Frame 1 (no input): blank canvas, image omitted
Frame 60 (the mouse pressed at the canvas centre just before this capture): blank canvas, image omitted
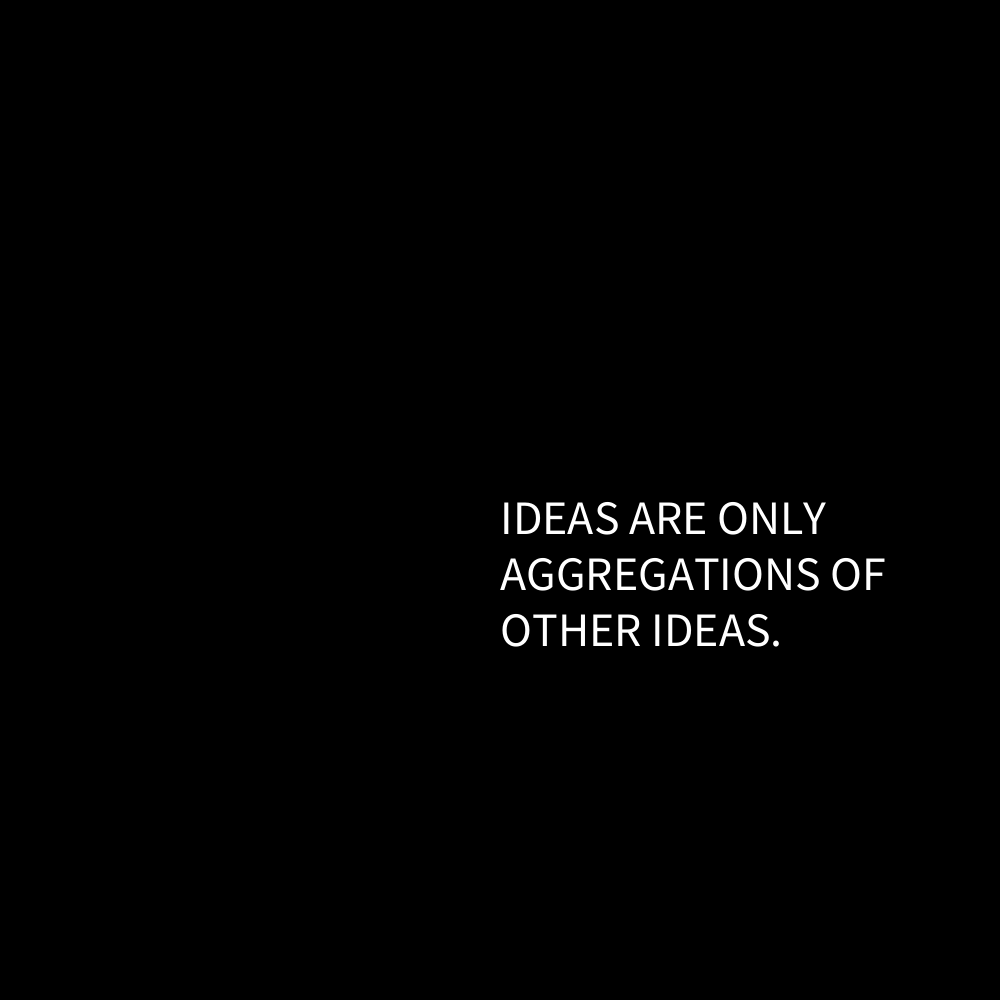
Frame 120 (the mouse held since frame 60 and released just before this capture)

The Processing sketch whose frames 1 and 60 were blank and that drew this single picture after the mouse press (run headless with seeded random() and noise(); from frame 60 on, the mouse is pressed at the canvas centre):

// Processing sketch: processing_157195
// ── processing_157195.pde

PFont font;

void setup() {
    size(1000, 1000);

}

void draw() {
    background(0);
    float x = mouseX;
    float y = mouseY;
    textSize(48);
    text("IDEAS ARE ONLY AGGREGATIONS OF OTHER IDEAS.", x, y, x+20, y-40);
    
}
